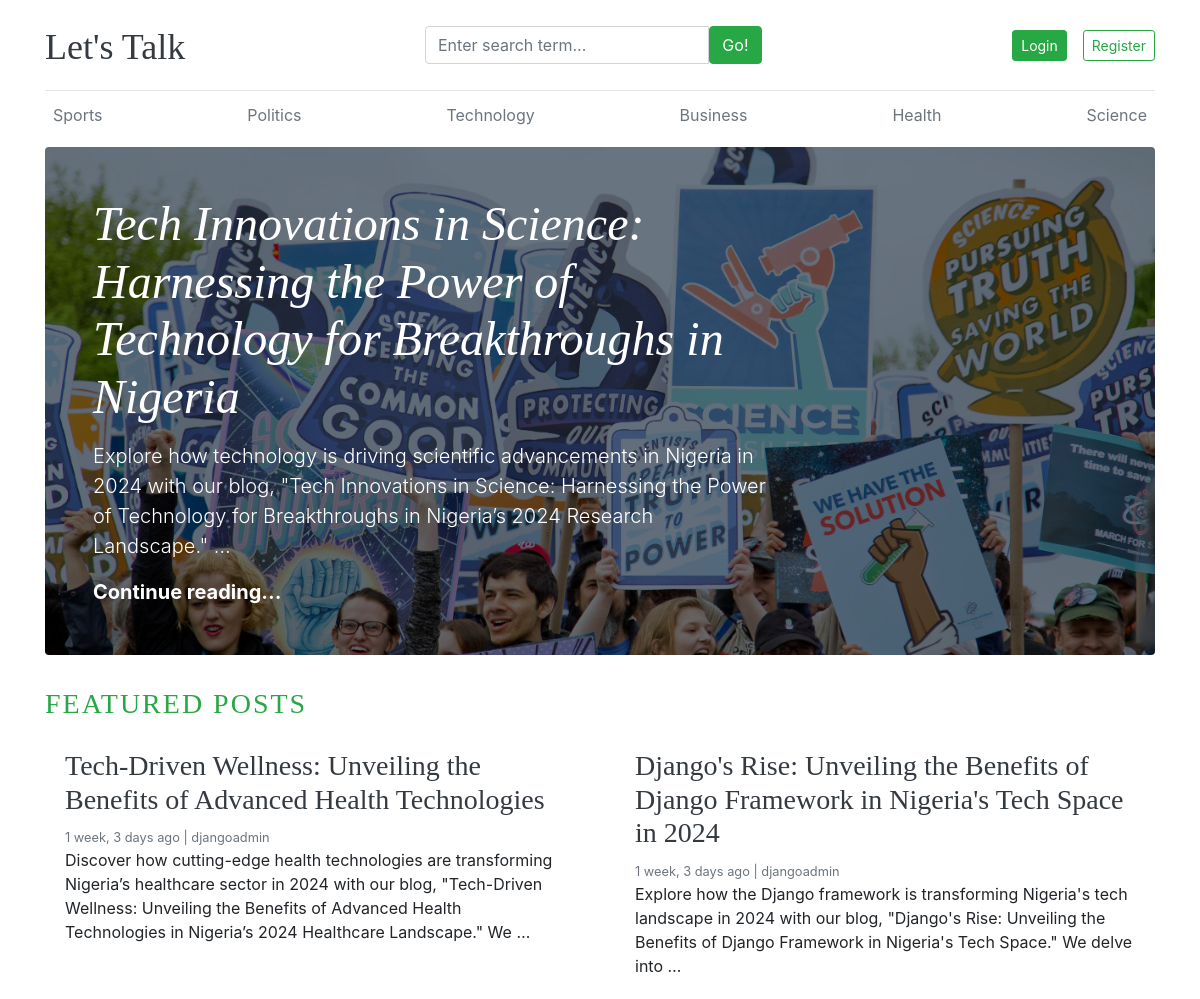
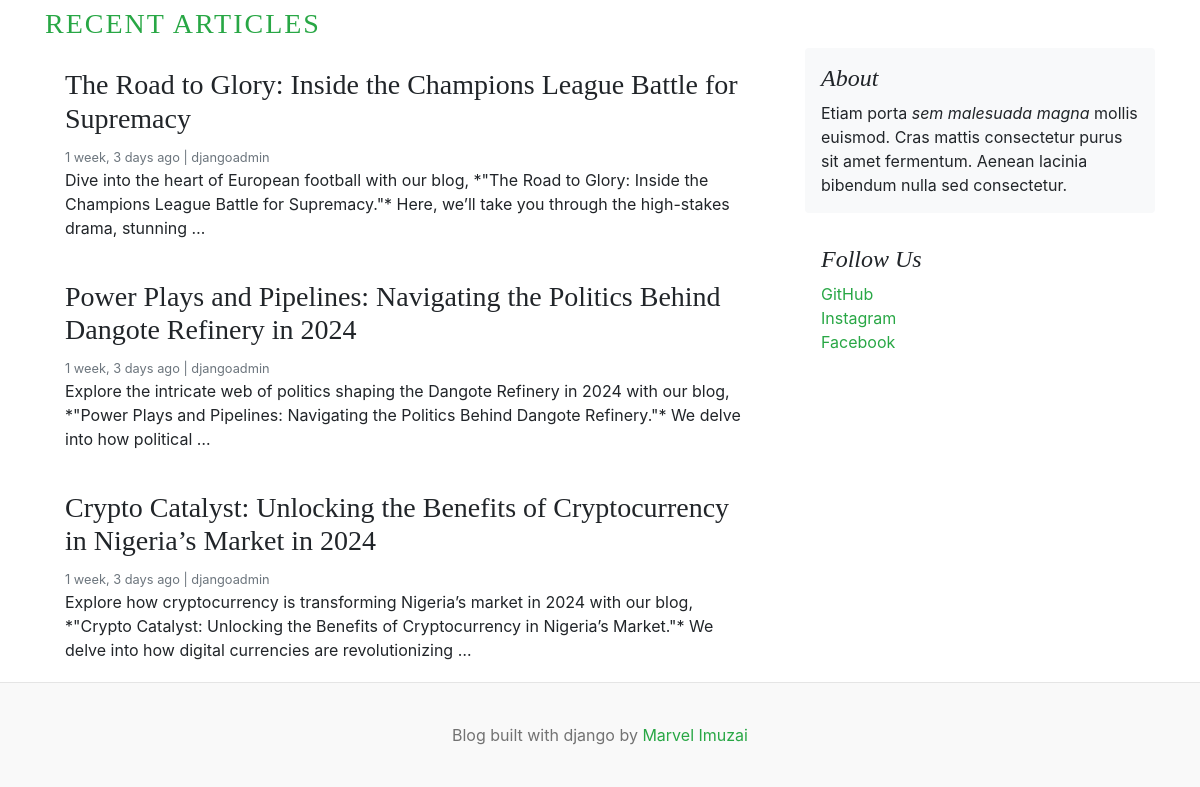
The page / on the database its author committed (2 pictures, top to bottom).
### blogs/models.py (models this page shows, shortened)
class Category(models.Model):
    category_name = models.CharField(max_length=50, unique=True)
    created_at = models.DateTimeField(auto_now_add=True)
    updated_at = models.DateTimeField(auto_now=True)
    class Meta:
        verbose_name_plural = 'categories'

class Blog(models.Model):
    title = models.CharField(max_length=100)
    slug = models.SlugField(max_length=150, unique=True, blank=True)
    category = models.ForeignKey(Category, on_delete=models.CASCADE)
    author = models.ForeignKey(User, on_delete=models.CASCADE)
    feature_image = models.ImageField(upload_to="uploads/%Y/%m/%d")
    short_description = models.TextField(max_length=500)
    blog_body = models.TextField(max_length=2000)
    status = models.CharField(max_length=20, choices=STATUS_CHOICES, default="Draft")
    is_featured = models.BooleanField(default=False)
    created_at = models.DateTimeField(auto_now_add=True)
    updated_at = models.DateTimeField(auto_now=True)

### about/models.py (models this page shows, shortened)
class SocialLink(models.Model):
    platform = models.CharField(max_length=25)
    link = models.URLField(max_length=100)
    class Meta:
        verbose_name_plural = 'SocialLink'

### blog_main/views.py (the view)
# urls.py: 2. Add a URL to urlpatterns:  path('', views.home, name='home')
def home(request):
    featured_posts = Blog.objects.filter(is_featured=True, status="Published").order_by("updated_at")
    posts = Blog.objects.filter(is_featured=False, status="Published")
    context = {
        "featured_posts" : featured_posts,
        "posts" : posts
    }
    return render(request, "home.html", context)

### blogs/context_processors.py (called while the page is built)
def get_categories(request):
    categories = Category.objects.all()
    return dict(categories=categories)

def get_social_links(request):
    social_links = SocialLink.objects.all()
    return dict(social_links=social_links)

### templates/home.html
{% extends "base.html" %}
{% block content %}
   {% for post in featured_posts %}
   {% if forloop.first %}
<div class="jumbotron p-3 p-md-5 text-white rounded bg-dark" style="background-image: url({{post.feature_image.url}});background-blend-mode: overlay;background-size:cover;">
    <div class="col-md-8 px-0">
      <h1 class="display-4 font-italic">{{post.title}}</h1>
      <p class="lead my-3">{{post.short_description | truncatewords:30}}</p>
      <p class="lead mb-0"><a href="{% url "blogs" post.slug %}" class="text-white font-weight-bold">Continue reading...</a></p>
    </div>
  </div>
  {% endif %}
  {% endfor %}
  <h3 class="text-uppercase text-success" style="letter-spacing: 2px;">Featured Posts</h3>
  <div class="row mb-2">
    {% for post in featured_posts%}
        {% if not forloop.first %}
    <div class="col-md-6">
      <div class="card border-0" >
        <div class="card-body">
          <h3><a href="{% url "blogs" post.slug %}" class="text-dark">{{post.title}}</a></h3>
          <small class="mb-1 text-muted">{{post.created_at | timesince}} ago | {{post.author}}</small>
          <p class="card-text">{{post.short_description | truncatewords:30}}</p>
        </div>
      </div>
    </div>
        {% endif %}
    {% endfor %}
  </div>
   <h3 class="text-uppercase text-success" style="letter-spacing: 2px">Recent Articles</h3>
  <main role="main" class="container p-0">
    <div class="row">
      <div class="col-md-8 blog-main">
        {% for post in posts %}
        <div class="card border-0" >
            <div class="card-body">
              <h3>{{post.title}}</h3>
              <small class="mb-1 text-muted">{{post.created_at | timesince}} ago | {{post.author}}</small>
              <p class="card-text">{{post.short_description | truncatewords:30}}</p>
            </div>
      </div>
      {% endfor %}
     </div>
      <aside class="col-md-4 blog-sidebar">
        <div class="p-3 mb-3 bg-light rounded">
          <h4 class="font-italic">About</h4>
          <p class="mb-0">Etiam porta <em>sem malesuada magna</em> mollis euismod. Cras mattis consectetur purus sit amet fermentum. Aenean lacinia bibendum nulla sed consectetur.</p>
        </div>
        {% if social_links %}
        <div class="p-3">
          <h4 class="font-italic">Follow Us</h4>
          <ol class="list-unstyled">
            {% for i in social_links %}
            <li><a href="{{i.link}}" target="_blank" class="text-success">{{i.platform}}</a></li>
            {% endfor %}
          </ol>
        </div>
        {% endif %}
      </aside>
    </div>
  </main>
</div>
{% endblock %}

### templates/base.html (shortened to what this page needs)
{% load static %}
<!DOCTYPE html>
<html lang="en">
<head>
    <link href="https://getbootstrap.com/docs/4.0/dist/css/bootstrap.min.css" rel="stylesheet">
    <link href="{% static "css/blog.css" %}" rel="stylesheet">
    <link rel="stylesheet" href="https://cdnjs.cloudflare.com/ajax/libs/font-awesome/4.7.0/css/font-awesome.min.css">
</head>
<body>
    <div class="container">
        <header class="blog-header py-3">
            <div class="row flex-nowrap justify-content-between align-items-center">
                <div class="col-4 pt-1">
                    <a class="blog-header-logo text-dark" href="/">Let's Talk</a>
                </div>
                <div class="col-4">
                    <form action="{% url "search" %}" method="GET">
                        <div class="input-group">
                            <input class="form-control " type="text" name="keyword" value="{{keyword}}" placeholder="Enter search term..." aria-label="Enter search term..." aria-describedby="button-search" />
                            <button type="submit" class="btn btn-success" id="button-search" type="button">Go!</button>
                        </div>
                    </form>
                </div>
                <div class="col-4 d-flex justify-content-end align-items-center">
                    {% if not user.is_authenticated %}
                        <a class="btn btn-sm btn-success" href="{% url "login" %}">Login</a>
                        <a class="btn btn-sm btn-outline-success" href="{% url "register" %}">Register</a>
                    {% else %}
                        {% if user.is_staff or user.is_superuser %}
                            <span><a href="{% url "dashboard" %}" class="text-success">Dashboard</a></span>
                            &emsp;
                        {% endif %}
                        <span><a href="{% url "logout" %}" class="text-success">Logout</a></span>
                    {% endif %}
                </div>
            </div>
        </header>
        <div class="nav-scroller py-1 mb-2">
            <nav class="nav d-flex justify-content-between">
                {% for cat in categories %}
                    <a class="p-2 text-muted" href="{% url "posts_by_category" cat.id %}">{{cat.category_name}}</a>
                {% endfor %}
            </nav>
        </div>
        {% block content %}
        {% endblock %}
        <footer class="blog-footer">
            <p> Blog built with django by <a href="#" class="text-success">Marvel Imuzai</a></p>
        </footer>
</body>
</html>

### blog_main/static/css/blog.css (style rules this page uses)
.blog-header { border-bottom: 1px solid #e5e5e5; }
.blog-header-logo { font-family: "Playfair Display", Georgia, "Times New Roman", serif; font-size: 2.25rem; }
h1, h2, h3, h4, h5, h6 { font-family: "Playfair Display", Georgia, "Times New Roman", serif; }
.display-4 { font-size: 2.5rem; }
@media (min-width: 768px) { .display-4 { font-size: 3rem; } }
.blog-footer { padding: 2.5rem 0; color: #727272; text-align: center; background-color: #f9f9f9; border-top: .05rem solid #e5e5e5; }
.blog-footer p:last-child { margin-bottom: 0; }

### rows shown on the page
Category: category_name "Sports"
Category: category_name "Politics"
Category: category_name "Technology"
Category: category_name "Business"
Category: category_name "Health"
Category: category_name "Science"
Blog: feature_image (picture), title "Tech Innovations in Science: Harnessing the Power of Technology for Breakthroughs in Nigeria", short_description "Explore how technology is driving scientific advancements in Nigeria in 2024 with our blog, \"Tech Innovations in Science: Harnessing the Power of Technology for Breakthroughs in Nigeria’s 2024 Research Landscape.\" …"
Blog: title "Tech-Driven Wellness: Unveiling the Benefits of Advanced Health Technologies", created_at "1 week, 3 days", author "djangoadmin", short_description "Discover how cutting-edge health technologies are transforming Nigeria’s healthcare sector in 2024 with our blog, \"Tech-Driven Wellness: Unveiling the Benefits of Advanced Health Technologies in Nigeria’s 2024 Healthcare Landscape.\" We …"
Blog: title "Django's Rise: Unveiling the Benefits of Django Framework in Nigeria's Tech Space in 2024", created_at "1 week, 3 days", author "djangoadmin", short_description "Explore how the Django framework is transforming Nigeria's tech landscape in 2024 with our blog, \"Django's Rise: Unveiling the Benefits of Django Framework in Nigeria's Tech Space.\" We delve into …"
Blog: title "The Road to Glory: Inside the Champions League Battle for Supremacy", created_at "1 week, 3 days", author "djangoadmin", short_description "Dive into the heart of European football with our blog, *\"The Road to Glory: Inside the Champions League Battle for Supremacy.\"* Here, we’ll take you through the high-stakes drama, stunning …"
Blog: title "Power Plays and Pipelines: Navigating the Politics Behind Dangote Refinery in 2024", created_at "1 week, 3 days", author "djangoadmin", short_description "Explore the intricate web of politics shaping the Dangote Refinery in 2024 with our blog, *\"Power Plays and Pipelines: Navigating the Politics Behind Dangote Refinery.\"* We delve into how political …"
Blog: title "Crypto Catalyst: Unlocking the Benefits of Cryptocurrency in Nigeria’s Market in 2024", created_at "1 week, 3 days", author "djangoadmin", short_description "Explore how cryptocurrency is transforming Nigeria’s market in 2024 with our blog, *\"Crypto Catalyst: Unlocking the Benefits of Cryptocurrency in Nigeria’s Market.\"* We delve into how digital currencies are revolutionizing …"
SocialLink: platform "GitHub"
SocialLink: platform "Instagram"
SocialLink: platform "Facebook"
